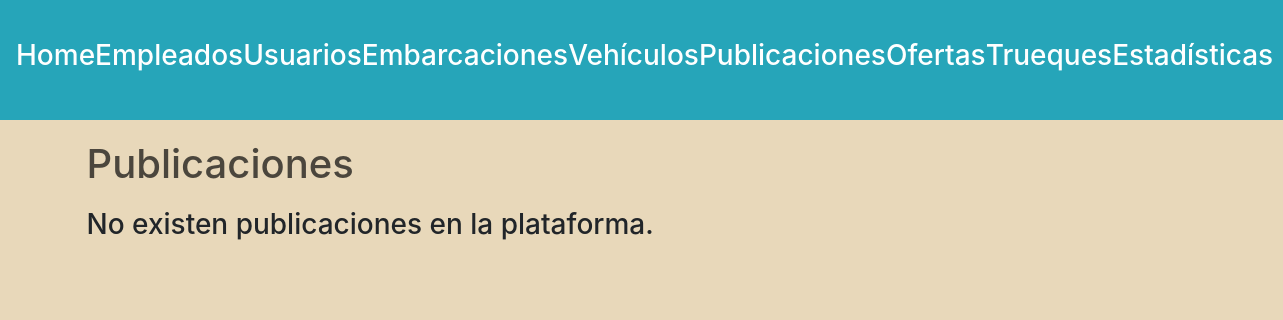
Page /administracion/publicaciones/ (signed in) on the earlier database version.
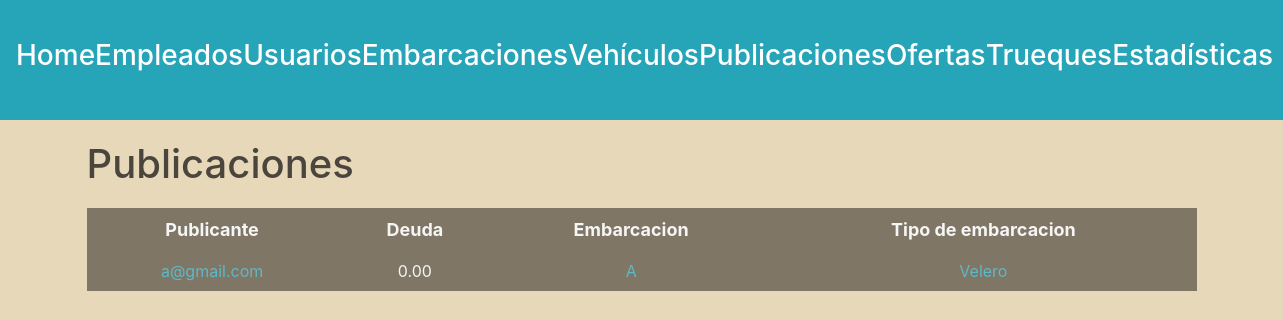
Same page on the later database version.
### publicaciones/models.py (models this page shows)
class Publicacion(models.Model):
    monto = models.DecimalField(max_digits=15, decimal_places=2, default=0)
    autor = models.ForeignKey(Usuario, on_delete=models.SET_NULL, null=True)
    embarcacion = models.OneToOneField(Embarcacion, on_delete=models.SET_NULL, null=True)
    descripcion = models.CharField(max_length=250)
    oculta = models.BooleanField(default=False)

### usuarios/models.py (models this page shows, shortened)
class Usuario(AbstractBaseUser, PermissionsMixin):
    nombre = models.CharField(max_length=50)
    apellido = models.CharField(max_length=50)
    fecha_nacimiento = models.DateField()
    telefono = models.CharField(max_length=13)
    mail = models.EmailField(max_length=50, unique=True)
    password = models.CharField(max_length=128)
    is_staff= models.BooleanField(default=False)
    is_blocked= models.BooleanField(default=False)
    USERNAME_FIELD = 'mail'
    REQUIRED_FIELDS = ['nombre', 'apellido', 'fecha_nacimiento', 'telefono']

### embarcaciones/models.py (models this page shows)
class Embarcacion(models.Model):
    matricula = models.CharField(max_length=100, unique=True)
    modelo = models.CharField(max_length=100)
    tipo = models.ForeignKey(TipoEmbarcacion, on_delete=models.SET_NULL, null=True)
    m_eslora = models.DecimalField(max_digits=5, decimal_places=2)
    m_manga = models.DecimalField(max_digits=5, decimal_places=2)
    m_calado = models.DecimalField(max_digits=5, decimal_places=2)
    motor = models.BooleanField(default=False)
    deuda = models.DecimalField(max_digits=10, decimal_places=2, default=0)
    sede = models.ForeignKey(Sede, on_delete=models.SET_NULL, null=True)
    dueño = models.ForeignKey(Usuario, on_delete=models.CASCADE)

class TipoEmbarcacion(models.Model):
    clase= models.CharField(max_length=50, unique=True)

### administrador/views.py (the view)
# urls.py: path('administracion/publicaciones/', views.listar_publicaciones, name='lista publicaciones'),
@login_required(login_url=reverse_lazy('home'))
def listar_publicaciones(request):
    user = request.user
    if not user.is_superuser:
        return redirect('home')
    publicaciones = Publicacion.objects.exclude(oculta = True)
    return render(request, 'posts.html', {'publicaciones': publicaciones})

### autenticacion/backend.py (called while the page is built)
    def get_user(self, user_id):
        UserModel = get_user_model()
        try:
            return UserModel.objects.get(pk=user_id)
        except UserModel.DoesNotExist:
            return None

### administrador/templates/posts.html (shortened to what this page needs)
{% extends 'layouts/navbar.html' %}
{% block content %}
<div class="header">
    <h1>Publicaciones</h1>
</div>
{% if publicaciones %}
    <table>
        <thead>
            <tr>
                <th>Publicante</th>
                <th>Deuda</th>
                <th>Embarcacion</th>
                <th>Tipo de embarcacion</th>
            </tr>
        </thead>
        <tbody>
            {% for publicacion in publicaciones %}
                <tr>
                    <td>
                        <a href="{% url 'ver perfil' publicacion.autor.id %}">{{ publicacion.autor.mail }}</a>
                    </td>
                    <td>{{ publicacion.monto }}</td>
                    <td>
                        <a href="{% url 'ver detalle embarcacion' publicacion.embarcacion_id 0%}">{{ publicacion.embarcacion.matricula }}</a>
                    </td>
                    <td>
                        <a href="{% url 'ver detalle publicacion' publicacion.id 0 %}">{{ publicacion.embarcacion.tipo.clase }}</a>
                    </td>
                </tr>
            {% endfor %}
        </tbody>
    </table>
{% else %}
    <h3>No existen publicaciones en la plataforma.</h3>
{% endif %}
{% endblock %}

Differences in the rows shown:
added Publicacion: autor.mail "a@gmail.com", monto "0.00", embarcacion.matricula "A", embarcacion.tipo.clase "Velero"
Other differences:
text no longer shown: "No existen publicaciones en la plataforma."
text now shown: "Publicante Deuda Embarcacion Tipo de embarcacion"
